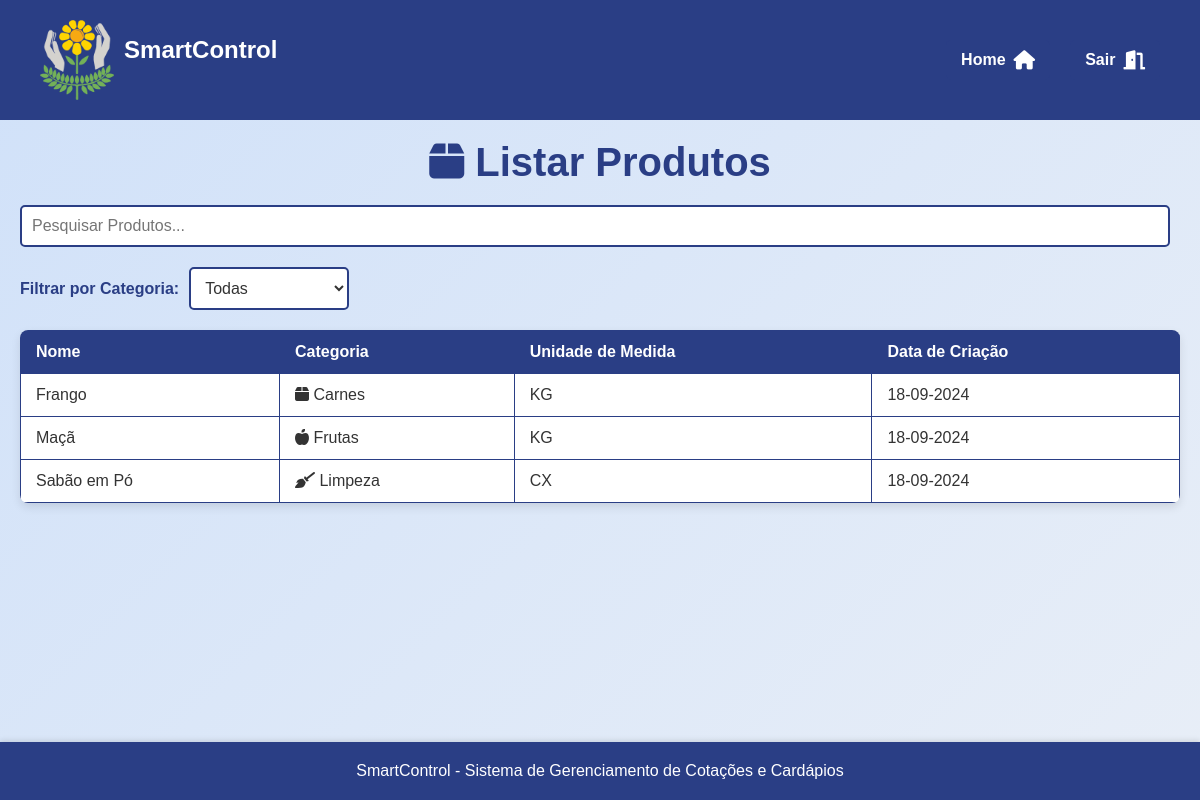
The app's page /assets/view/pages/produto/listarProduto/listarProduto.php (signed in), older data.
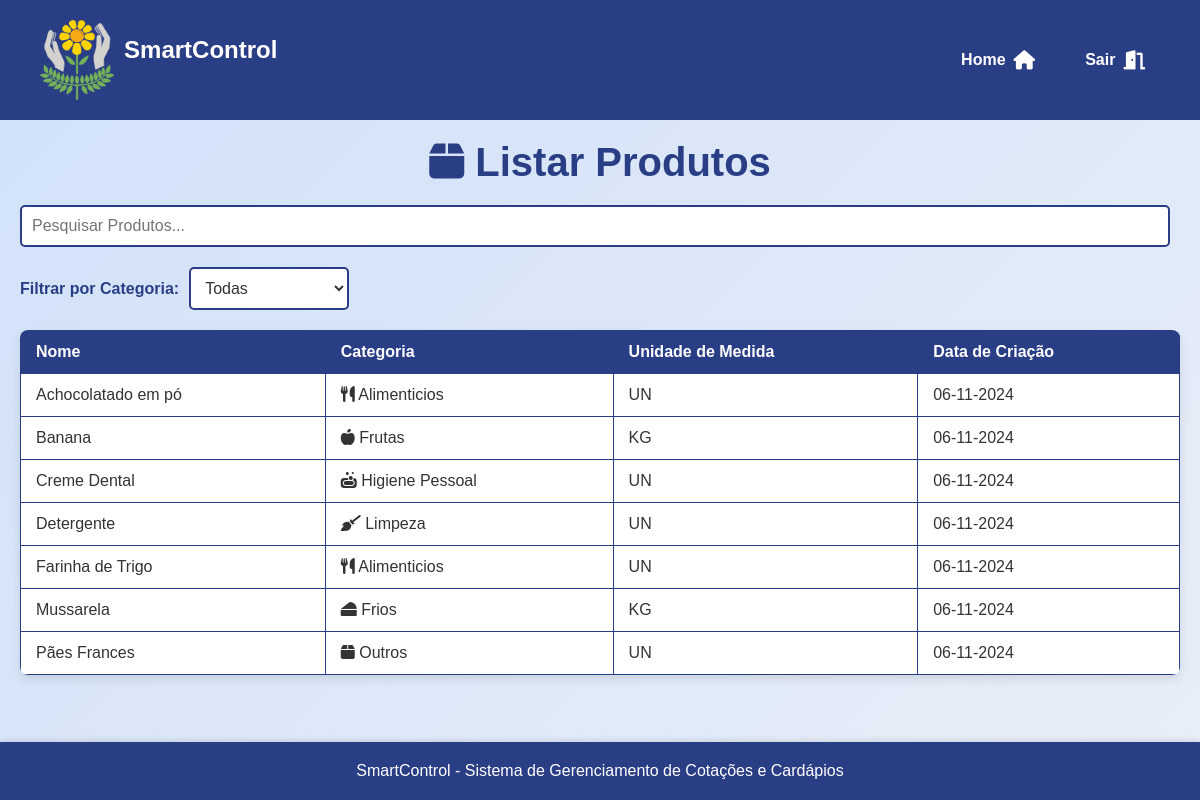
The same page, newer data.
### tables this page shows
CREATE TABLE `produtos` (
  `id` int(11) NOT NULL,
  `nome` varchar(100) NOT NULL,
  `categoria` varchar(100) DEFAULT NULL,
  `unidade_medida` enum('CX','UN','KG','MC','SC','BDJ','CBÇ') NOT NULL,
  `data_criacao` timestamp NOT NULL DEFAULT current_timestamp()
);

### assets/model/pdo/DataBase.php (called while the page is built, shortened)
<?php
class Database {
    private $host = 'localhost';
    private $dbname = 'sistema_apae';
    private $username = 'root';
    private $password = '';
    public $conn;
    public function __construct()
    {
        try {
            $this->conn = new PDO("mysql:host=$this->host;dbname=$this->dbname", $this->username, $this->password);
            $this->conn->setAttribute(PDO::ATTR_ERRMODE, PDO::ERRMODE_EXCEPTION);
        } catch (PDOException $exception) {
            echo "Erro na conexão: " . $exception->getMessage();
        }
    }
    public function read($table, $columns = "*", $id = null, $where = null) {
        $sql = "SELECT $columns FROM $table";
        try {
            $stmt = $this->conn->prepare($sql);
            $stmt->execute();
            return $stmt->fetchAll(PDO::FETCH_ASSOC);
        } catch (PDOException $exception) {
            echo "Erro ao ler: " . $exception->getMessage();
            return false;
        }
    }
}
?>

### assets/model/utils.php (called while the page is built, shortened)
<?php
function verificarPermissao($tipo_usuario, $acao) {
    $controler = new ControladorUsuarios();
    $permissoes = $controler->obterPermissoes($tipo_usuario);
    return isset($permissoes[$acao]) && $permissoes[$acao] == 1;
}
?>

### assets/controller/produtoController.php (called while the page is built, shortened)
<?php
require_once __DIR__ . '/../model/pdo/DataBase.php';
require_once __DIR__ .'/../model/Produto.php';
class ControladorProdutos{
    private $bd;
    public function __construct() {
        $this->bd = new Database();
    }
    public function verProdutos(){
        $todosProdutos = $this->bd->read("produtos");
        $arr = [];
        foreach($todosProdutos as $produto){
            $novoProduto = new Produto($produto['id'], $produto['nome'], $produto['categoria'], $produto['data_criacao']);
            $novoProduto->setUnidadeMedida($produto['unidade_medida']);
            $arr[] = $novoProduto;
        }
        return $arr;
    }
}
?>

### assets/model/Produto.php (called while the page is built, shortened)
<?php
class Produto {
    private $nome;
    private $categoria;
    private $dt_criacao;
    private $unidade_medida;
    public function __construct($id, $nome, $categoria, $dt_criacao) {
        $this->nome = $nome;
        $this->categoria = $categoria;
        $this->dt_criacao = $dt_criacao;
    }
    public function getNome() {
        return $this->nome;
    }
    public function getCategoria() {
        return $this->categoria;
    }
    public function getUnidadeMedida() {
        return $this->unidade_medida;
    }
    public function setUnidadeMedida($unidade_medida) {
        $this->unidade_medida = $unidade_medida;
    }
    public function getDtCriacao() {
        return $this->dt_criacao;
    }
}
?>

### assets/view/pages/produto/listarProduto/listarProduto.php (the view, shortened to what the changed rows need)
<?php
require_once __DIR__ . "/../../../../controller/produtoController.php";
require_once __DIR__ . "/../../../../controller/pageController.php";
require_once __DIR__ . "/../../../../model/utils.php";
$controler = new ControladorProdutos();
?>
<!DOCTYPE html>
<html lang="pt-BR">
<head>
    <link rel="stylesheet" href="../../styles/ListarStyle.css">
    <link rel="stylesheet" href="https://cdnjs.cloudflare.com/ajax/libs/font-awesome/6.0.0-beta3/css/all.min.css">
</head>
<body>
    <main>
        <h1>  <i class="fas fa-box"></i> Listar Produtos</h1>
        <table aria-label="Tabela de produtos">
            <thead>
                <tr>
                    <th scope="col">Nome</th>
                    <th scope="col">Categoria</th>
                    <th scope="col">Unidade de Medida</th>
                    <th scope="col">Data de Criação</th>
                </tr>
            </thead>
            <tbody id="product-table-body">
                <?php
                $produtos = $controler->verProdutos();
                usort($produtos, function($a, $b) {
                    return strcmp($a->getNome(), $b->getNome());
                });
                if ($produtos) {
                    foreach ($produtos as $produto) {
                        $dataCriacao = date('d-m-Y', strtotime($produto->getDtCriacao()));
                        $iconeCategoria = '';
                        switch (strtolower($produto->getCategoria())) {
                            case 'frutas':
                                $iconeCategoria = '<i class="fas fa-apple-alt"></i>';
                                break;
                            case 'higiene pessoal':
                                $iconeCategoria = '<i class="fas fa-soap"></i>';
                                break;
                            case 'limpeza':
                                $iconeCategoria = '<i class="fas fa-broom"></i>';
                                break;
                            case 'frios':
                                $iconeCategoria = '<i class="fas fa-cheese"></i>';
                                break;
                            case 'alimenticios':
                                $iconeCategoria = '<i class="fas fa-utensils"></i>';
                                break;
                            case 'outros':
                                $iconeCategoria = '<i class="fas fa-box"></i>';
                                break;
                            default:
                                $iconeCategoria = '<i class="fas fa-box"></i>';
                                break;
                        }
                        echo "<tr>";
                        echo "<td>{$produto->getNome()}</td>";
                        echo "<td>{$iconeCategoria} {$produto->getCategoria()}</td>";
                        echo "<td>{$produto->getUnidadeMedida()}</td>";
                        echo "<td>{$dataCriacao}</td>";
                        echo "</tr>";
                    }
                } else {
                    echo "<tr><td colspan='4'>Nenhum produto encontrado.</td></tr>";
                }
                ?>
            </tbody>
        </table>
    </main>
</body>
</html>

Row changes from the older to the newer data that the page shows:
removed produtos: nome "Frango", categoria "Carnes", unidade_medida "KG", data_criacao "18-09-2024"
removed produtos: nome "Maçã", categoria "Frutas", unidade_medida "KG", data_criacao "18-09-2024"
removed produtos: nome "Sabão em Pó", categoria "Limpeza", unidade_medida "CX", data_criacao "18-09-2024"
added produtos: nome "Achocolatado em pó", categoria "Alimenticios", unidade_medida "UN", data_criacao "06-11-2024"
added produtos: nome "Banana", categoria "Frutas", unidade_medida "KG", data_criacao "06-11-2024"
added produtos: nome "Creme Dental", categoria "Higiene Pessoal", unidade_medida "UN", data_criacao "06-11-2024"
added produtos: nome "Detergente", categoria "Limpeza", unidade_medida "UN", data_criacao "06-11-2024"
added produtos: nome "Farinha de Trigo", categoria "Alimenticios", unidade_medida "UN", data_criacao "06-11-2024"
added produtos: nome "Mussarela", categoria "Frios", unidade_medida "KG", data_criacao "06-11-2024"
added produtos: nome "Pães Frances", categoria "Outros", unidade_medida "UN", data_criacao "06-11-2024"
